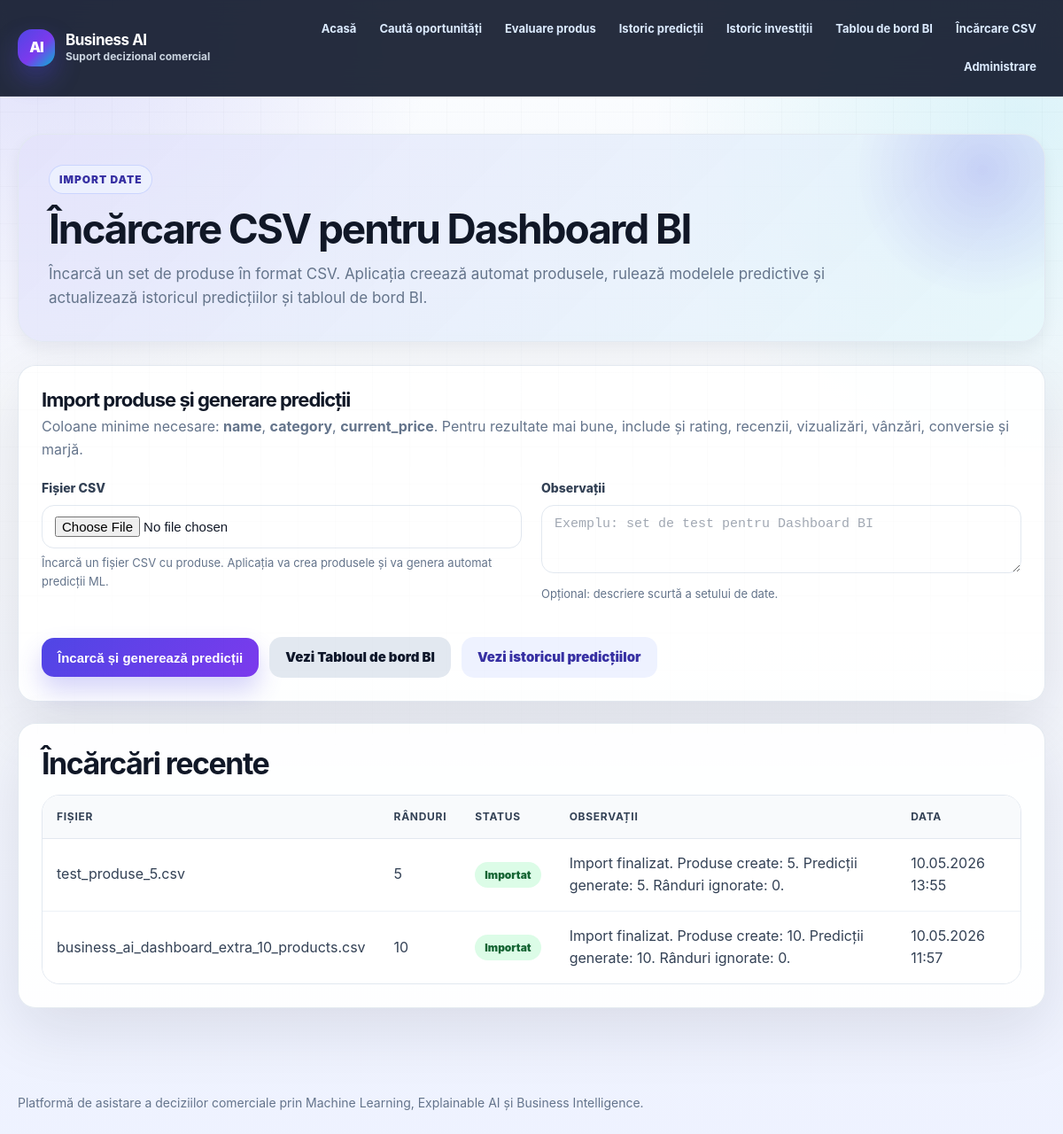
Page /date/upload/ on the committed database.
### datasets/models.py (models this page shows, shortened)
class DatasetUpload(models.Model):
    file = models.FileField(upload_to='datasets/')
    original_name = models.CharField(max_length=255)
    rows_count = models.PositiveIntegerField(default=0)
    status = models.CharField(max_length=40, default='uploaded')
    notes = models.TextField(blank=True)
    created_at = models.DateTimeField(auto_now_add=True)
    class Meta:
        ordering = ['-created_at']

### datasets/views.py (the view)
# urls.py: path('upload/', views.dataset_upload, name='dataset_upload'),
def dataset_upload(request):
    if request.method == "POST":
        form = DatasetUploadForm(request.POST, request.FILES)
        if form.is_valid():
            obj = form.save(commit=False)
            obj.original_name = request.FILES["file"].name
            obj.status = "uploaded"
            obj.save()
            try:
                result = import_csv_and_generate_predictions(obj)
                obj.rows_count = result["rows"]
                obj.status = "imported"
                obj.notes = (
                    f"Import finalizat. Produse create: {result['created_products']}. "
                    f"Predicții generate: {result['created_predictions']}. "
                    f"Rânduri ignorate: {result['skipped_rows']}.")
                if result["errors"]:
                    obj.notes += "\nErori parțiale:\n" + "\n".join(result["errors"])
                obj.save()
                messages.success(
                    request,
                    f"CSV importat ca verificare separată: {result['created_products']} produse și "
                    f"{result['created_predictions']} predicții generate.",
                )
                return redirect("analysis_run_detail", pk=result["analysis_run"].pk)
            except Exception as exc:
                obj.status = "error"
                obj.notes = f"Eroare import CSV: {exc}"
                obj.save()
                messages.error(request, f"CSV-ul a fost încărcat, dar importul a eșuat: {exc}")
            return redirect("dataset_upload")
    else:
        form = DatasetUploadForm()
    uploads = DatasetUpload.objects.all()
    return render(request, "datasets/upload.html", {"form": form, "uploads": uploads})

### datasets/forms.py
class DatasetUploadForm(forms.ModelForm):
    class Meta:
        model = DatasetUpload
        fields = ["file", "notes"]
        labels = {
            "file": "Fișier CSV",
            "notes": "Observații",
        }
        help_texts = {
            "file": "Încarcă un fișier CSV cu produse. Aplicația va crea produsele și va genera automat predicții ML.",
            "notes": "Opțional: descriere scurtă a setului de date.",
        }
        widgets = {
            "file": forms.ClearableFileInput(attrs={"class": "form-control", "accept": ".csv"}),
            "notes": forms.Textarea(attrs={"class": "form-control", "rows": 3, "placeholder": "Exemplu: set de test pentru Dashboard BI"}),
        }

### templates/datasets/upload.html (shortened to what this page needs)
{% extends 'base.html' %}
{% block content %}
<div class="page-header">
  <div class="page-eyebrow">Import date</div>
  <h1>Încărcare CSV pentru Dashboard BI</h1>
  <p class="page-subtitle">
    Încarcă un set de produse în format CSV. Aplicația creează automat produsele,
    rulează modelele predictive și actualizează istoricul predicțiilor și tabloul de bord BI.
  </p>
</div>
<div class="card">
  <div class="card-header">
    <div>
      <h2 class="card-title">Import produse și generare predicții</h2>
      <p class="card-subtitle">
        Coloane minime necesare: <strong>name</strong>, <strong>category</strong>, <strong>current_price</strong>.
        Pentru rezultate mai bune, include și rating, recenzii, vizualizări, vânzări, conversie și marjă.
      </p>
    </div>
  </div>
  <form method="post" enctype="multipart/form-data">
    <div class="form-grid">
      {% for field in form %}
        <div class="form-row">
          <label for="{{ field.id_for_label }}">{{ field.label }}</label>
          {{ field }}
          {% if field.help_text %}<span class="helptext">{{ field.help_text }}</span>{% endif %}
        </div>
      {% endfor %}
    </div>
    <div class="actions">
      <button type="submit">Încarcă și generează predicții</button>
      <a class="btn btn-secondary" href="/analize/">Vezi Tabloul de bord BI</a>
      <a class="btn btn-ghost" href="/predictii/istoric/">Vezi istoricul predicțiilor</a>
    </div>
  </form>
</div>
<div class="card">
  <h2>Încărcări recente</h2>
  <div class="table-wrapper">
    <table>
      <thead>
        <tr>
          <th>Fișier</th>
          <th>Rânduri</th>
          <th>Status</th>
          <th>Observații</th>
          <th>Data</th>
        </tr>
      </thead>
      <tbody>
      {% for upload in uploads %}
        <tr>
          <td>{{ upload.original_name }}</td>
          <td>{{ upload.rows_count }}</td>
          <td>
            {% if upload.status == 'imported' %}
              <span class="badge badge-success">Importat</span>
            {% elif upload.status == 'error' %}
              <span class="badge badge-danger">Eroare</span>
            {% elif upload.status == 'validated' %}
              <span class="badge badge-info">Validat</span>
            {% else %}
              <span class="badge badge-warning">Încărcat</span>
            {% endif %}
          </td>
          <td style="white-space: pre-line;">{{ upload.notes|default:"-" }}</td>
          <td>{{ upload.created_at|date:"d.m.Y H:i" }}</td>
        </tr>
      {% empty %}
        <tr>
          <td colspan="5" class="empty-state">Nu există încă fișiere CSV încărcate.</td>
        </tr>
      {% endfor %}
      </tbody>
    </table>
  </div>
</div>
{% endblock %}

### rows in the picture
DatasetUpload: original_name "test_produse_5.csv", rows_count "5", status "Importat", notes "Import finalizat. Produse create: 5. Predicții generate: 5. Rânduri ignorate: 0.", created_at "10.05.2026 13:55"
DatasetUpload: original_name "business_ai_dashboard_extra_10_products.csv", rows_count "10", status "Importat", notes "Import finalizat. Produse create: 10. Predicții generate: 10. Rânduri ignorate: 0.", created_at "10.05.2026 11:57"

### other values in the picture
{{ field.label }} "Fișier CSV" "Observații"
{{ field.help_text }} "Încarcă un fișier CSV cu produse. Aplicația va crea produsele și va genera automat predicții ML." "Opțional: descriere scurtă a setului de date."
